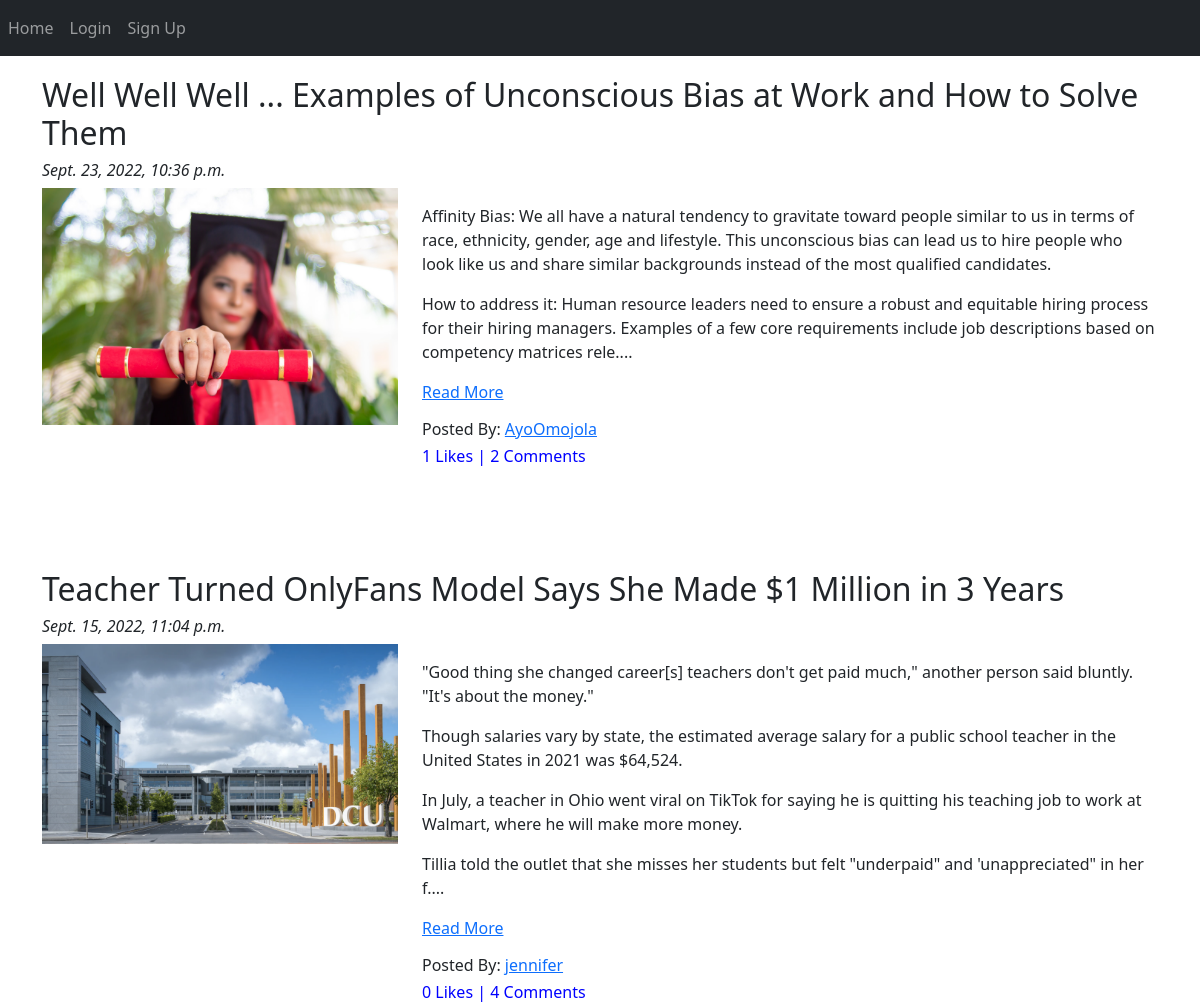
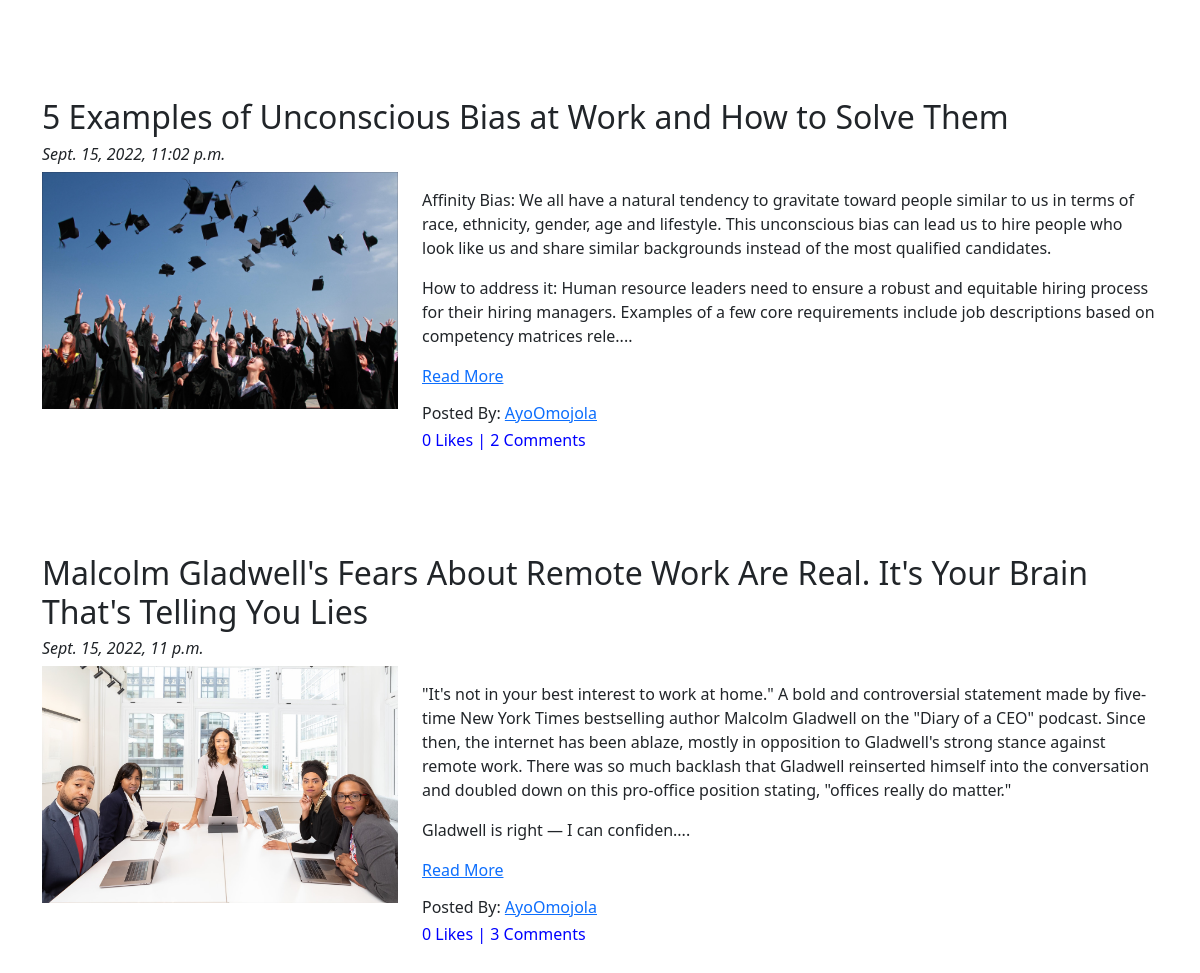
Screenshot of /blog/ with the database file from the repository (2 pictures, top to bottom).
### App_Blog/models.py (models this page shows, shortened)
class Blog(models.Model):
    author = models.ForeignKey(User, on_delete=models.CASCADE,related_name='post_author')
    blog_title = models.CharField(max_length=264,verbose_name='Put a Title')
    slug = models.SlugField(max_length=264, unique=True)
    blog_contain = models.TextField(verbose_name='What is on your mind?')
    blog_image = models.ImageField(upload_to='blog_images',verbose_name='blog_images')
    publish_date = models.DateTimeField(auto_now_add=True) ## auto_now_add is related to the time of creation of record
    update_date = models.DateTimeField(auto_now=True) ## auto_now is related to the last time of and update of record
    class Meta:
        ordering = ['-publish_date']

### App_Blog/views.py (the view)
# urls.py: path('',views.BlogList.as_view(),name='blog_list'),
class BlogList(ListView):
    context_object_name = 'blogs'
    model = Blog
    template_name = 'App_blog/blog_list.html'

### App_Blog/templatetags/custom_filters.py (called while the page is built)
def range_filter(value):
    return value[0:500] + '....'

### templates/App_Blog/blog_list.html (shortened to what this page needs)
{% extends 'base.html' %}
{% load custom_filters %}
{% block body_block %}
{% for blog in blogs %}
<h2>{{ blog.blog_title }}</h2>
<h6><i>{{ blog.publish_date }}</i></h6>
<div class="row" >
    <div class="col-sm-4">
        <img src="/media/{{blog.blog_image}}" alt="{{blog.blog_title}}" title="{{blog.blog_title}}" style="width:100%;">
    </div>
    <div class="col-sm-8">
        <p>{{blog.blog_contain|range_filter|linebreaks }}
            <a href="{% url 'App_Blog:blog_details' blog_id=blog.id %}">Read More</a>
        </p>
        <h6>Posted By: <a href="#">{{blog.author}}</a></h6>
        <h6 style="color: blue;">{{ blog.liked_blog.count }} Likes | {{ blog.blog_comment.count }} Comments</h6>
    </div>
</div>
<br>
<br>
<br>
<br>
{% endfor %}
{% endblock %}

### templates/base.html (shortened to what this page needs)
<!doctype html>
<html lang="en">
<head>
    <link href="https://cdn.jsdelivr.net/npm/bootstrap@5.2.1/dist/css/bootstrap.min.css" rel="stylesheet"
>
</head>
<body>
    <nav class="navbar navbar-expand-sm bg-dark navbar-dark">
        <ul class="navbar-nav" >
            <a href="{% url 'index' %}" class="nav-link">Home</a>
            {% if user.is_authenticated %}
                <a href="{% url 'App_Blog:create_blog' %}" class="nav-link">Write Blog</a>
            {% else %}
                <a href="{% url 'App_Login:signin' %}" class="nav-link">Login</a>
                <a href="{% url 'App_Login:signup' %}" class="nav-link">Sign Up</a>
            {% endif %}
        </ul>
    </nav>
    <div class="container" style="padding-top: 20px;" >
        {% block body_block %}
        {% endblock %}
    </div>
</body>
</html>

### rows the page displays
Blog: blog_title "Well Well Well ... Examples of Unconscious Bias at Work and How to Solve Them", publish_date "Sept. 23, 2022, 10:36 p.m.", blog_image (picture), blog_contain|range_filter "Affinity Bias: We all have a natural tendency to gravitate toward people similar to us in terms of race, ethnicity, gender, age and lifestyle. This unconscious bias can lead us to hire people who look like us and share similar backgrounds instead of the most qualified candidates. How to address it: Human resource leaders need to ensure a robust and equitable hiring process for their hiring managers. Examples of a few core requirements include job descriptions based on competency matrices rele....", author "AyoOmojola", liked_blog.count "1", blog_comment.count "2"
Blog: blog_title "Teacher Turned OnlyFans Model Says She Made $1 Million in 3 Years", publish_date "Sept. 15, 2022, 11:04 p.m.", blog_image (picture), blog_contain|range_filter "\"Good thing she changed career[s] teachers don't get paid much,\" another person said bluntly. \"It's about the money.\" Though salaries vary by state, the estimated average salary for a public school teacher in the United States in 2021 was $64,524. In July, a teacher in Ohio went viral on TikTok for saying he is quitting his teaching job to work at Walmart, where he will make more money. Tillia told the outlet that she misses her students but felt \"underpaid\" and 'unappreciated\" in her f....", author "jennifer", liked_blog.count "0", blog_comment.count "4"
Blog: blog_title "5 Examples of Unconscious Bias at Work and How to Solve Them", publish_date "Sept. 15, 2022, 11:02 p.m.", blog_image (picture), blog_contain|range_filter "Affinity Bias: We all have a natural tendency to gravitate toward people similar to us in terms of race, ethnicity, gender, age and lifestyle. This unconscious bias can lead us to hire people who look like us and share similar backgrounds instead of the most qualified candidates. How to address it: Human resource leaders need to ensure a robust and equitable hiring process for their hiring managers. Examples of a few core requirements include job descriptions based on competency matrices rele....", author "AyoOmojola", liked_blog.count "0", blog_comment.count "2"
Blog: blog_title "Malcolm Gladwell's Fears About Remote Work Are Real. It's Your Brain That's Telling You Lies", publish_date "Sept. 15, 2022, 11 p.m.", blog_image (picture), blog_contain|range_filter "\"It's not in your best interest to work at home.\" A bold and controversial statement made by five-time New York Times bestselling author Malcolm Gladwell on the \"Diary of a CEO\" podcast. Since then, the internet has been ablaze, mostly in opposition to Gladwell's strong stance against remote work. There was so much backlash that Gladwell reinserted himself into the conversation and doubled down on this pro-office position stating, \"offices really do matter.\" Gladwell is right — I can confiden....", author "AyoOmojola", liked_blog.count "0", blog_comment.count "3"
